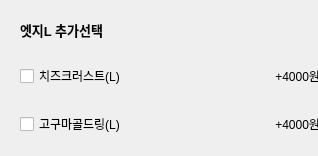
            <widget class="QWidget" name="widget_whole_3" native="true">
             <property name="minimumSize">
              <size>
               <width>318</width>
               <height>0</height>
              </size>
             </property>
             <property name="maximumSize">
              <size>
               <width>318</width>
               <height>16777215</height>
              </size>
             </property>
             <layout class="QVBoxLayout" name="verticalLayout_5">
              <item>
               <widget class="QWidget" name="widget_title_3" native="true">
                <layout class="QVBoxLayout" name="verticalLayout_6">
                 <item>
                  <widget class="QLabel" name="label_27">
                   <property name="font">
                    <font>
                     <pointsize>10</pointsize>
                     <weight>75</weight>
                     <bold>true</bold>
                    </font>
                   </property>
                   <property name="text">
                    <string>엣지L 추가선택</string>
                   </property>
                  </widget>
                 </item>
                </layout>
               </widget>
              </item>
              <item>
               <widget class="QWidget" name="widget_23" native="true">
                <property name="minimumSize">
                 <size>
                  <width>318</width>
                  <height>0</height>
                 </size>
                </property>
                <property name="maximumSize">
                 <size>
                  <width>318</width>
                  <height>16777215</height>
                 </size>
                </property>
                <layout class="QHBoxLayout" name="horizontalLayout_23">
                 <item>
                  <widget class="QCheckBox" name="checkBox_12">
                   <property name="text">
                    <string>치즈크러스트(L)</string>
                   </property>
                  </widget>
                 </item>
                 <item>
                  <widget class="QLabel" name="cheeseCrust">
                   <property name="text">
                    <string>+4000원</string>
                   </property>
                   <property name="alignment">
                    <set>Qt::AlignRight|Qt::AlignTrailing|Qt::AlignVCenter</set>
                   </property>
                  </widget>
                 </item>
                </layout>
               </widget>
              </item>
              <item>
               <widget class="QWidget" name="widget_24" native="true">
                <property name="minimumSize">
                 <size>
                  <width>318</width>
                  <height>0</height>
                 </size>
                </property>
                <property name="maximumSize">
                 <size>
                  <width>318</width>
                  <height>16777215</height>
                 </size>
                </property>
                <layout class="QHBoxLayout" name="horizontalLayout_24">
                 <item>
                  <widget class="QCheckBox" name="checkBox_13">
                   <property name="text">
                    <string>고구마골드링(L)</string>
                   </property>
                  </widget>
                 </item>
                 <item>
                  <widget class="QLabel" name="gogumaGoldring">
                   <property name="text">
                    <string>+4000원</string>
                   </property>
                   <property name="alignment">
                    <set>Qt::AlignRight|Qt::AlignTrailing|Qt::AlignVCenter</set>
                   </property>
                  </widget>
                 </item>
                </layout>
               </widget>
              </item>
             </layout>
            </widget>
